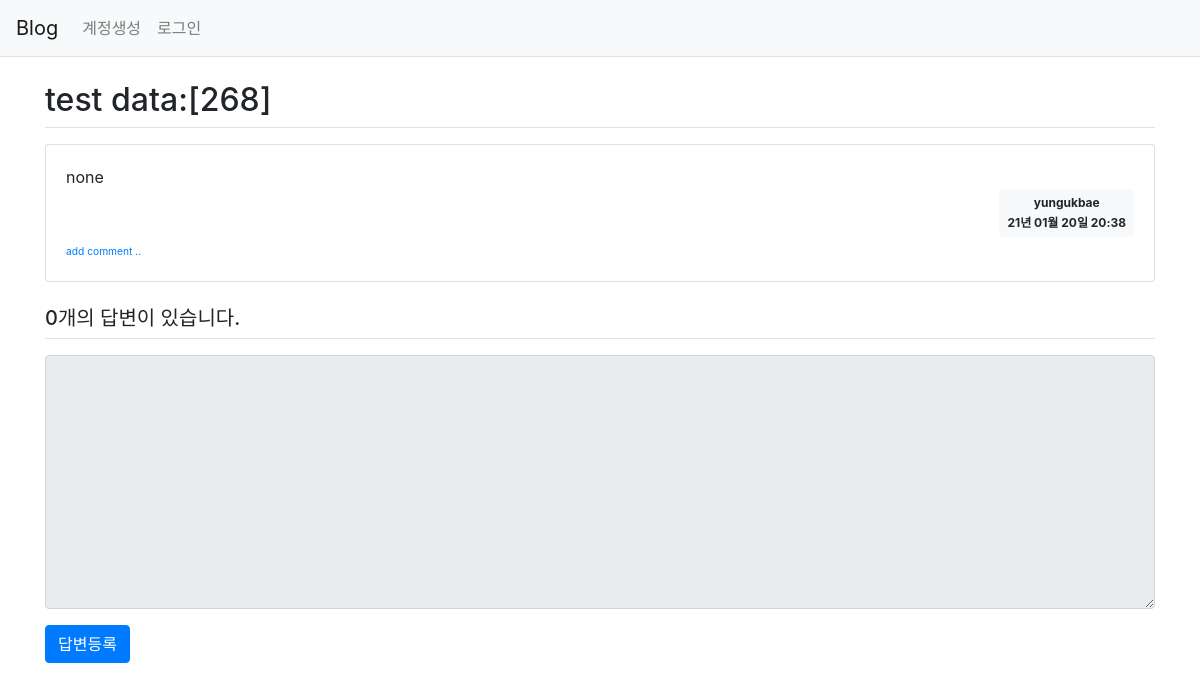
Before: /question/detail/269/ with the older database file.
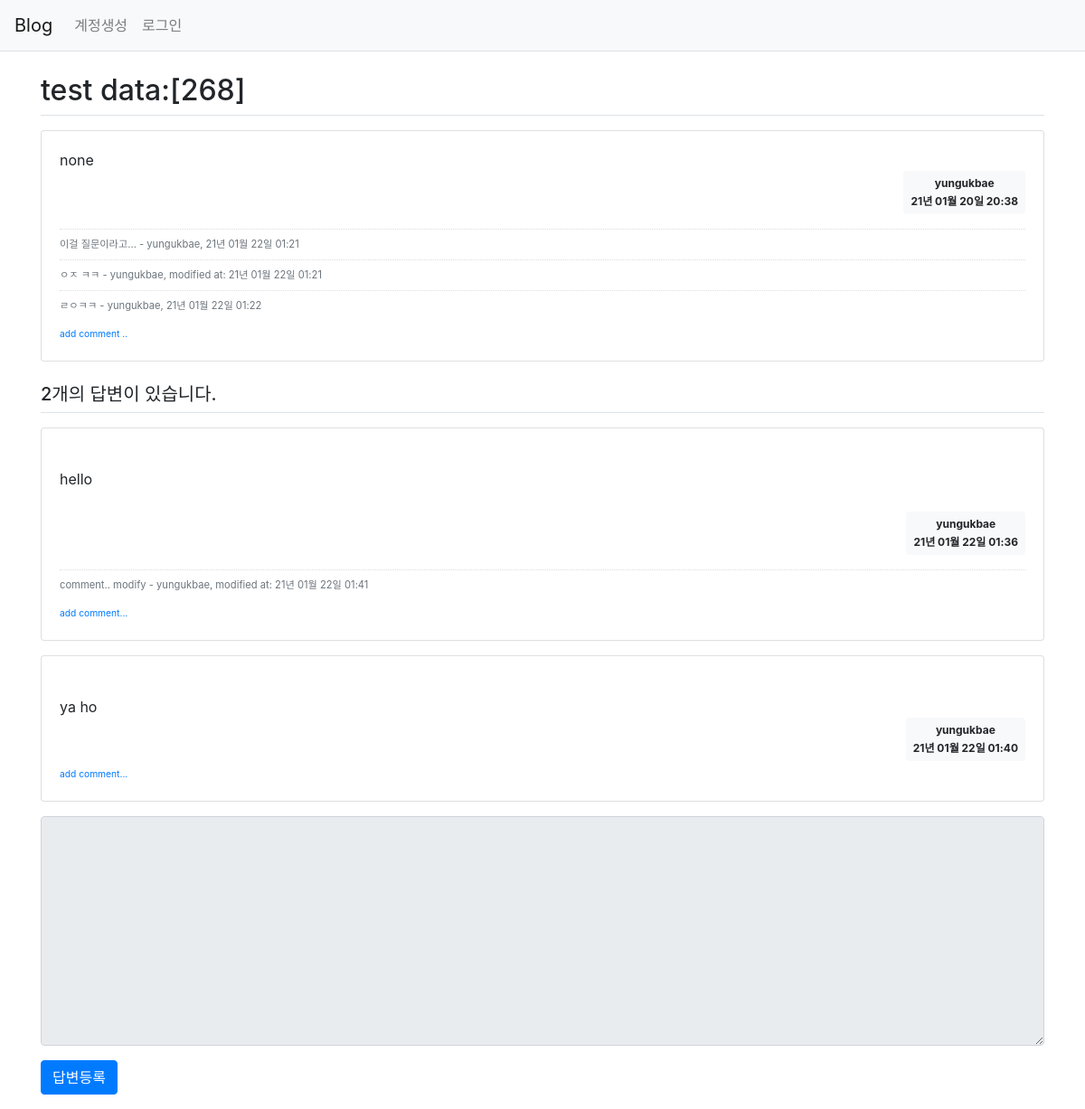
After: the same page with the newer database file.
### pybo/models.py (models this page shows)
class Question(db.Model):
    id = db.Column(db.Integer, primary_key=True)
    subject = db.Column(db.String(200),nullable=False)
    content = db.Column(db.Text(),nullable=False)
    create_date = db.Column(db.DateTime(),nullable=False)
    user_id = db.Column(db.Integer, db.ForeignKey('user.id', ondelete='CASCADE'), nullable=False)
    user = db.relationship('User',backref=db.backref('question_set'))
    modify_date = db.Column(db.DateTime(), nullable=True)

class User(db.Model):
    id = db.Column(db.Integer, primary_key=True)
    username = db.Column(db.String(150), nullable=False)  #unique는 같은 값을 저장할 수 없다는 뜻이다.
    password = db.Column(db.String(200), nullable=False)
    email = db.Column(db.String(120),unique=True, nullable=False)

class Comment(db.Model):
    id = db.Column(db.Integer, primary_key=True)
    user_id = db.Column(db.Integer, db.ForeignKey('user.id', ondelete='CASCADE'), nullable=False)
    user = db.relationship('User', backref=db.backref('comment_set'))
    content = db.Column(db.Text(), nullable=False)
    create_date = db.Column(db.DateTime(), nullable=False)
    modify_date = db.Column(db.DateTime())
    question_id = db.Column(db.Integer, db.ForeignKey('question.id', ondelete='CASCADE'), nullable=True)
    question = db.relationship('Question', backref=db.backref('comment_set'))
    answer_id = db.Column(db.Integer, db.ForeignKey('answer.id', ondelete='CASCADE'), nullable=True)
    answer = db.relationship('Answer', backref=db.backref('comment_set'))

class Answer(db.Model):
    id = db.Column(db.Integer, primary_key=True)
    question_id = db.Column(db.Integer, db.ForeignKey('question.id',ondelete='CASCADE'))     #db.ForeignKey에 지정한 첫 번째 값은 연결한 모델의 속성명이고 두 번째 ondelete에 지정한 값은 삭제 연동 설정이다. 즉, 답변 모델의 quesion_id 속성은 질문 모델의 id 속성과 연결되며 ondelete='CASCADE'에 의해 데이터베이스에서 쿼리를 이용하여 질문을 삭제하면 해당 질문에 달린 답변도 함꼐 삭제된다.
    question = db.relationship('Question',backref=db.backref('answer_set'))  #quesion속성은 답변 모델에서 질문 모델을 참조하기 위해 추가했다. 예를 들어 답변 모델 객체에서 질문 모델 객체의 제목을 참조하려면 answer.question.subject처럼 할 수 있다. 이렇게 하려면 속성을 추가할 때 db.Column이 아닌 db.relationship을 사용해야한다.
    content = db.Column(db.Text(), nullable=False)
    create_date = db.Column(db.DateTime(), nullable=False)
    user_id = db.Column(db.Integer, db.ForeignKey('user.id', ondelete='CASCADE'), nullable=False)
    user = db.relationship('User',backref=db.backref('answer_set'))
    modify_date = db.Column(db.DateTime(), nullable=True)

### pybo/views/question_views.py (the view)
@bp.route('/detail/<int:question_id>/')
def detail(question_id):
    form = AnswerForm()
    question = Question.query.get_or_404(question_id) #get_or_404는 해당 데이터를 찾을 수 없는 경우 404페이지를 출력해준다.
    return render_template('question/question_detail.html',question=question, form=form)

### pybo/forms.py
class AnswerForm(FlaskForm):
    content = TextAreaField('내용',validators=[DataRequired('내용은 필수입력 항목입니다.')])

### pybo/filter.py (called while the page is built)
def format_datetime(value, fmt='%y년 %m월 %d일 %H:%M'):
    return value.strftime(fmt)

### pybo/views/auth_views.py (called while the page is built)
@bp.before_app_request
def load_logged_in_user():
    user_id = session.get('user_id')
    if user_id is None:
        g.user = None
    else:
        g.user=User.query.get(user_id)

### pybo/templates/question/question_detail.html (shortened to what this page needs)
{% extends 'base.html' %}
{% block content %}
<div class="container my-3">
    <h2 class="border-bottom py-2">{{ question.subject }}</h2>
    <div class="card my-3">
        <div class="card-body">
            <div class="card-text" style="white-space: pre-line;">{{ question.content }}</div>
            <div class="d-flex justify-content-end">
                {% if question.modify_date %}
                <div class="badge badge-light p-2 text-left mx-3">
                    <div class="mb-2">{{question.user.username}} modified at</div>
                    <div>{{ question.modify_date|datetime }}</div>
                </div>
                {% else %}
                <div class="badge badge-light p-2">
                    <div class="mb-2">{{ question.user.username }}</div>
                    <div>{{ question.create_date|datetime }}</div>
                </div>
                {% endif %}
            </div>
            {% if question.comment_set|length %}
            <div class="mt-3">
                {% for comment in question.comment_set %}
                    <div class="comment py-2 text-muted">
                        <span style="white-space: pre-line;"> {{ comment.content }} </span>
                        <span>
                            {% if comment.modify_date %}
                            - {{ comment.user.username }}, modified at: {{ comment.modify_date|datetime }}
                            {% else %}
                            - {{ comment.user.username }}, {{ comment.create_date|datetime }}
                            {% endif %}
                        </span>
                    </div>
                    {% endfor %}
            </div>
            {% endif %}
            <div>
                <a href="{{ url_for('comment.create_question', question_id = question.id) }}" class="small"><small>add comment ..</small></a>
            </div>
        </div>
    </div>
    <h5 class="border-bottom my-3 py-2">{{ question.answer_set|length }}개의 답변이 있습니다.</h5>
    {% for answer in question.answer_set %}
    <div class="card my-3">
        <div class="card-body">
            <div class="card-text" style="white-space: pre-line;">
            {{ answer.content }}
            </div>
            <div class="d-flex justify-content-end">
                {% if answer.modify_date %}
                    <div class="badge badge-light p-2 text-left mx-3">
                    <div class="mb-2">{{answer.user.username}} modified at</div>
                    <div>{{ answer.modify_date|datetime }}</div>
                </div>
                {% else %}
                <div class="badge badge-light p-2">
                    <div class="mb-2">{{ answer.user.username }}</div>
                    <div>{{ answer.create_date|datetime }}</div>
                </div>
                {% endif %}
            </div>
            {% if answer.comment_set|length %}
            <div class="mt-3">
                {% for comment in answer.comment_set %}
                    <div class="comment py-2 text-muted">
                        <span style="white-space: pre-line;">{{ comment.content }}</span>
                            <span>
                                {% if comment.modify_date %}
                                - {{ comment.user.username }}, modified at: {{ comment.modify_date|datetime }}
                                {% else %}
                                - {{ comment.user.username }}, {{ comment.create_date|datetime }}
                                {% endif %}
                            </span>
                        </div>
                        {% endfor %}
            </div>
            {% endif %}
            <div>
                <a href="{{ url_for('comment.create_answer',answer_id=answer.id) }}" class="small"><small>add comment...</small></a>
            </div>
        </div>
    </div>
    {% endfor %}
    <form action="{{ url_for('answer.create',question_id=question.id)}}" method="POST" class="my-3">
        <div class="form-group">
            <textarea {% if not g.user %}disabled{% endif %} class="form-control" name="content" id="content" rows="10"></textarea>
        </div>
        <input type="submit" value="답변등록" class="btn btn-primary">
    </form>
</div>
{% endblock %}

### pybo/templates/base.html (shortened to what this page needs)
<!DOCTYPE html>
<html lang="en">
<head>
    <link rel="stylesheet" href="https://cdn.jsdelivr.net/npm/bootstrap@4.5.3/dist/css/bootstrap.min.css">
    <link rel="stylesheet" href="../static/style.css">
</head>
<body>
    {% include "navbar.html" %}
    {% block content %}
    {% endblock %}
</body>
</html>

### pybo/templates/navbar.html (shortened to what this page needs)
<nav class="navbar navbar-expand-lg navbar-light bg-light border-bottom">
    <a class="navbar-brand" href="{{ url_for('main.index') }}">Blog
    </a>
    <div class="collapse navbar-collapse flex-grow-0" id="navbarNav">
        {% if g.user %}
        <ul class="navbar-nav">
            <li class="nav-item">
                <a href="{{ url_for('auth.logout') }}" class="nav-link">{{ g.user.username }}(로그아웃)</a>
            </li>
        </ul>
        {% else %}
        <ul class="navbar-nav">
            <li class="nav-item ">
                <a class="nav-link" href="{{ url_for('auth.signup') }}">계정생성</a>
            </li>
            <li class="nav-item ">
                <a class="nav-link" href="{{ url_for('auth.login')}}">로그인</a>
            </li>
        </ul>
        {% endif %}
    </div>
</nav>

### pybo/static/style.css (style rules this page uses)
.comment { border-top:dotted 1px #ddd; font-size: 0.7em; }

Changed rows visible on the page:
added Comment: content "이걸 질문이라고...", user.username "yungukbae", create_date "21년 01월 22일 01:21", shown under "test data:[268]"
added Comment: content "ㅇㅈ ㅋㅋ", user.username "yungukbae", modify_date "21년 01월 22일 01:21", shown under "test data:[268]"
added Comment: content "ㄹㅇㅋㅋ", user.username "yungukbae", create_date "21년 01월 22일 01:22", shown under "test data:[268]"
added Answer: content "hello", user.username "yungukbae", create_date "21년 01월 22일 01:36"
added Comment: content "comment.. modify", user.username "yungukbae", modify_date "21년 01월 22일 01:41", shown under "hello"
added Answer: content "ya ho", user.username "yungukbae", create_date "21년 01월 22일 01:40"
Other visible differences:
{{ question.answer_set|length }}: "0" → "2"
